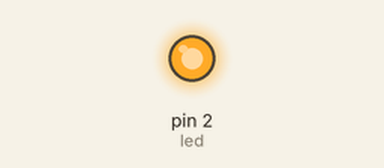
Simulated run of this sketch. Board: Arduino Uno, built with avr-gcc and run on an emulated ATmega328P. On the bench: output pins drawn as LEDs (lit = HIGH).

Above: at 0.5 s.
At 12.5 s:
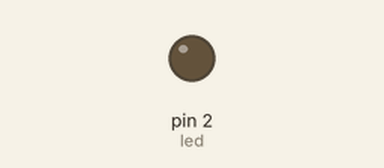
Timing chart, 0 to 14.3 s (numbered marks = the images above):
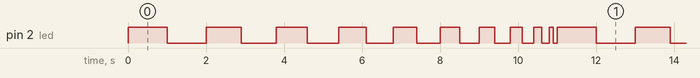

The sketch:

led.ino
```cpp
const int led = 2;

void setup() {
  pinMode(led,OUTPUT);
}

void loop() {
  for(int i = 1000; i > 50; i-=100){
  digitalWrite(led , HIGH);
  delay(i);
  digitalWrite(led , LOW);
  delay(i);
  }
}
```

Measured:
- by itself, pin 2 (led): repeats every 11.0 s: LOW 1.0 s, HIGH 0.90 s, LOW 0.90 s, HIGH 0.80 s, LOW 0.80 s, HIGH 0.70 s, LOW 0.70 s, HIGH 0.60 s, LOW 0.60 s, HIGH 0.50 s, LOW 0.50 s, HIGH 0.40 s, LOW 0.40 s, HIGH 0.30 s, LOW 0.30 s, HIGH 0.20 s, LOW 0.20 s, HIGH 0.10 s, LOW 0.10 s, HIGH 1.0 s
- by itself, everything shown: repeats every 11.0 s, in 20 steps
